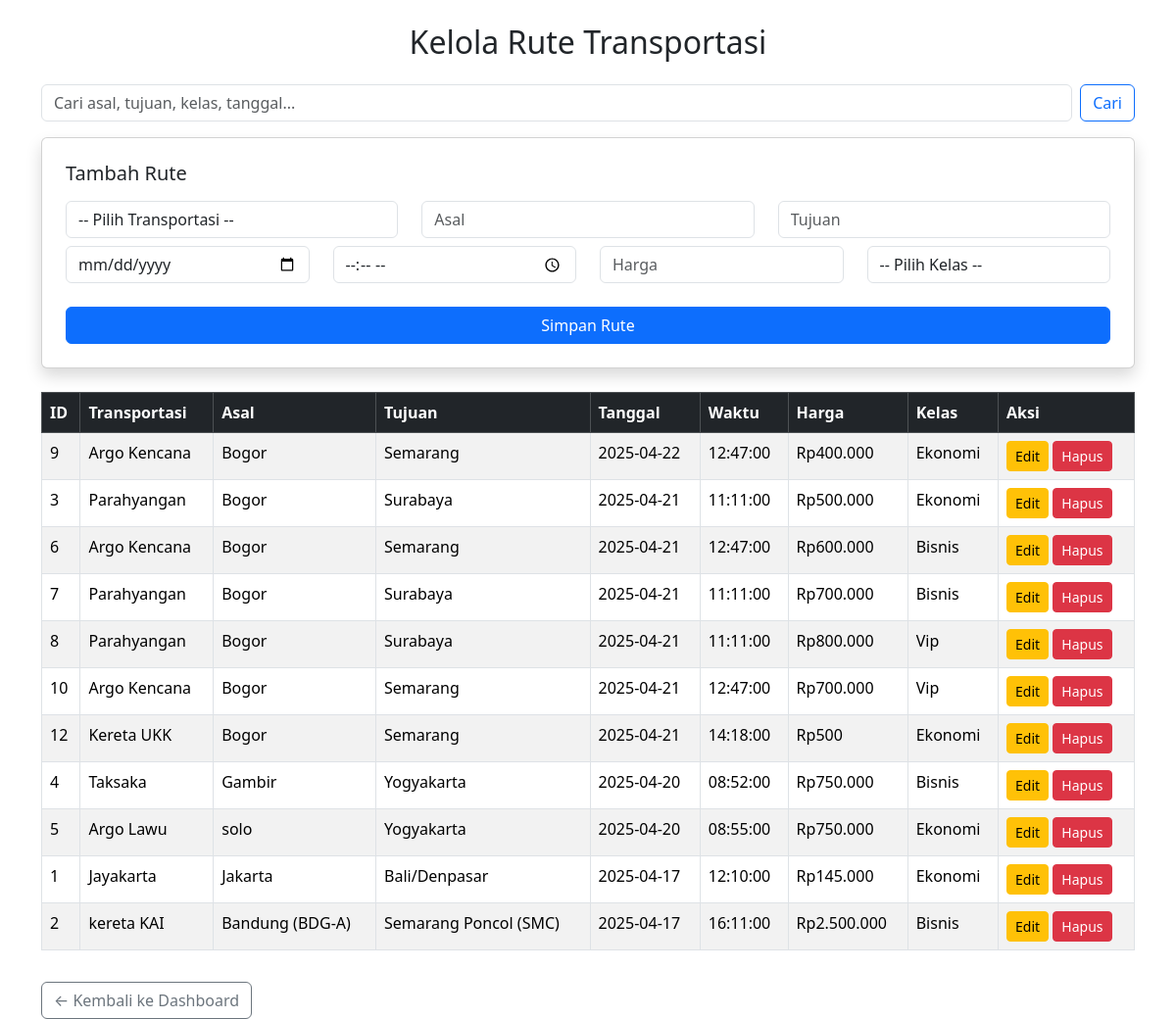
/kelola_rute.php, run on the app's committed database.
### tables this page shows
CREATE TABLE `rute_transportasi` (
  `id_rute` int NOT NULL,
  `id_transportasi` int NOT NULL,
  `asal` varchar(255) NOT NULL,
  `tujuan` varchar(255) NOT NULL,
  `tanggal_keberangkatan` date NOT NULL,
  `waktu_keberangkatan` time NOT NULL,
  `harga` varchar(255) NOT NULL,
  `kelas` enum('Ekonomi','Bisnis','Vip') NOT NULL
);

CREATE TABLE `transportasi` (
  `id_transportasi` int NOT NULL,
  `nama` varchar(255) NOT NULL,
  `jenis_transportasi` varchar(255) NOT NULL,
  `kapasitas` int NOT NULL
);

### kelola_rute.php (the view, shortened to what this page needs)
<?php
include 'koneksi.php';
$keyword = $_GET['search'] ?? '';
$edit_rute = null;
$rute_query = "SELECT r.*, t.nama
               FROM rute_transportasi r
               JOIN transportasi t ON r.id_transportasi = t.id_transportasi";
$rute_query .= " ORDER BY r.tanggal_keberangkatan DESC";
$rute_result = mysqli_query($con, $rute_query);
?>
<!DOCTYPE html>
<html lang="id">
<head>
    <link href="https://cdn.jsdelivr.net/npm/bootstrap@5.3.3/dist/css/bootstrap.min.css" rel="stylesheet">
</head>
<body>
<div class="container mt-4">
    <h2 class="text-center mb-4">Kelola Rute Transportasi</h2>
    <form class="mb-3 d-flex" method="GET">
        <input type="text" name="search" class="form-control me-2" placeholder="Cari asal, tujuan, kelas, tanggal..." value="<?= htmlspecialchars($keyword) ?>">
        <button type="submit" class="btn btn-outline-primary">Cari</button>
    </form>
    <form method="POST" class="card p-4 shadow mb-4">
        <h5 class="mb-3"><?= $edit_rute ? 'Edit Rute' : 'Tambah Rute' ?></h5>
        <div class="row">
            <div class="col-md-4 mb-2">
                <select name="id_transportasi" class="form-control" required>
                    <option value="">-- Pilih Transportasi --</option>
                </select>
            </div>
            <div class="col-md-4 mb-2">
                <input type="text" name="asal" class="form-control" placeholder="Asal" value="<?= $edit_rute['asal'] ?? '' ?>" required>
            </div>
            <div class="col-md-4 mb-2">
                <input type="text" name="tujuan" class="form-control" placeholder="Tujuan" value="<?= $edit_rute['tujuan'] ?? '' ?>" required>
            </div>
            <div class="col-md-3 mb-2">
                <input type="date" name="tanggal_keberangkatan" class="form-control" value="<?= $edit_rute['tanggal_keberangkatan'] ?? '' ?>" required>
            </div>
            <div class="col-md-3 mb-2">
                <input type="time" name="waktu_keberangkatan" class="form-control" value="<?= $edit_rute['waktu_keberangkatan'] ?? '' ?>" required>
            </div>
            <div class="col-md-3 mb-2">
                <input type="number" name="harga" class="form-control" placeholder="Harga" value="<?= $edit_rute['harga'] ?? '' ?>" required>
            </div>
            <div class="col-md-3 mb-2">
                <select name="kelas" class="form-control" required>
                    <option value="">-- Pilih Kelas --</option>
                </select>
            </div>
        </div>
        <button type="submit" name="submit_rute" class="btn btn-primary mt-3"><?= $edit_rute ? 'Update Rute' : 'Simpan Rute' ?></button>
    </form>
    <table class="table table-bordered table-striped">
        <thead class="table-dark">
        <tr>
            <th>ID</th>
            <th>Transportasi</th>
            <th>Asal</th>
            <th>Tujuan</th>
            <th>Tanggal</th>
            <th>Waktu</th>
            <th>Harga</th>
            <th>Kelas</th>
            <th>Aksi</th>
        </tr>
        </thead>
        <tbody>
        <?php if (mysqli_num_rows($rute_result) > 0): ?>
            <?php while ($r = mysqli_fetch_assoc($rute_result)) : ?>
                <tr>
                    <td><?= $r['id_rute'] ?></td>
                    <td><?= $r['nama'] ?></td>
                    <td><?= $r['asal'] ?></td>
                    <td><?= $r['tujuan'] ?></td>
                    <td><?= $r['tanggal_keberangkatan'] ?></td>
                    <td><?= $r['waktu_keberangkatan'] ?></td>
                    <td>Rp<?= number_format($r['harga'], 0, ',', '.') ?></td>
                    <td><?= ucfirst($r['kelas']) ?></td>
                    <td>
                        <a href="?edit=<?= $r['id_rute'] ?>" class="btn btn-warning btn-sm">Edit</a>
                        <a href="?delete=<?= $r['id_rute'] ?>" onclick="return confirm('Yakin ingin menghapus?')" class="btn btn-danger btn-sm">Hapus</a>
                    </td>
                </tr>
            <?php endwhile; ?>
        <?php else: ?>
            <tr><td colspan="9" class="text-center">Tidak ada data ditemukan.</td></tr>
        <?php endif; ?>
        </tbody>
    </table>
    <a href="dashboard.php" class="btn btn-outline-secondary mt-3">← Kembali ke Dashboard</a>
</div>
</body>
</html>

### data on the page
rute_transportasi: id_rute "9", id_transportasi.nama "Argo Kencana", asal "Bogor", tujuan "Semarang", tanggal_keberangkatan "2025-04-22", waktu_keberangkatan "12:47:00", harga "400.000", kelas "Ekonomi"
rute_transportasi: id_rute "3", id_transportasi.nama "Parahyangan", asal "Bogor", tujuan "Surabaya", tanggal_keberangkatan "2025-04-21", waktu_keberangkatan "11:11:00", harga "500.000", kelas "Ekonomi"
rute_transportasi: id_rute "6", id_transportasi.nama "Argo Kencana", asal "Bogor", tujuan "Semarang", tanggal_keberangkatan "2025-04-21", waktu_keberangkatan "12:47:00", harga "600.000", kelas "Bisnis"
rute_transportasi: id_rute "7", id_transportasi.nama "Parahyangan", asal "Bogor", tujuan "Surabaya", tanggal_keberangkatan "2025-04-21", waktu_keberangkatan "11:11:00", harga "700.000", kelas "Bisnis"
rute_transportasi: id_rute "8", id_transportasi.nama "Parahyangan", asal "Bogor", tujuan "Surabaya", tanggal_keberangkatan "2025-04-21", waktu_keberangkatan "11:11:00", harga "800.000", kelas "Vip"
rute_transportasi: id_rute "10", id_transportasi.nama "Argo Kencana", asal "Bogor", tujuan "Semarang", tanggal_keberangkatan "2025-04-21", waktu_keberangkatan "12:47:00", harga "700.000", kelas "Vip"
rute_transportasi: id_rute "12", id_transportasi.nama "Kereta UKK", asal "Bogor", tujuan "Semarang", tanggal_keberangkatan "2025-04-21", waktu_keberangkatan "14:18:00", harga "500", kelas "Ekonomi"
rute_transportasi: id_rute "4", id_transportasi.nama "Taksaka", asal "Gambir", tujuan "Yogyakarta", tanggal_keberangkatan "2025-04-20", waktu_keberangkatan "08:52:00", harga "750.000", kelas "Bisnis"
rute_transportasi: id_rute "5", id_transportasi.nama "Argo Lawu", asal "solo", tujuan "Yogyakarta", tanggal_keberangkatan "2025-04-20", waktu_keberangkatan "08:55:00", harga "750.000", kelas "Ekonomi"
rute_transportasi: id_rute "1", id_transportasi.nama "Jayakarta", asal "Jakarta", tujuan "Bali/Denpasar", tanggal_keberangkatan "2025-04-17", waktu_keberangkatan "12:10:00", harga "145.000", kelas "Ekonomi"
rute_transportasi: id_rute "2", id_transportasi.nama "kereta KAI", asal "Bandung (BDG-A)", tujuan "Semarang Poncol (SMC)", tanggal_keberangkatan "2025-04-17", waktu_keberangkatan "16:11:00", harga "2.500.000", kelas "Bisnis"
